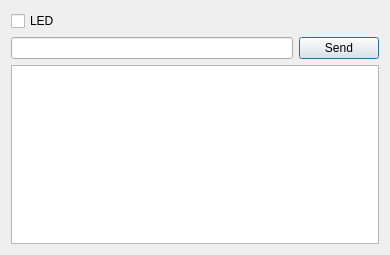
<?xml version="1.0" encoding="UTF-8"?>
<ui version="4.0">
 <class>dlgMain</class>
 <widget class="QDialog" name="dlgMain">
  <property name="geometry">
   <rect>
    <x>0</x>
    <y>0</y>
    <width>390</width>
    <height>255</height>
   </rect>
  </property>
  <property name="windowTitle">
   <string>Main GUI</string>
  </property>
  <layout class="QGridLayout" name="gridLayout">
   <item row="0" column="0">
    <widget class="QCheckBox" name="chkLED">
     <property name="text">
      <string>LED</string>
     </property>
    </widget>
   </item>
   <item row="1" column="0">
    <widget class="QLineEdit" name="edtCmd"/>
   </item>
   <item row="1" column="1">
    <widget class="QPushButton" name="butSend">
     <property name="text">
      <string>Send</string>
     </property>
    </widget>
   </item>
   <item row="2" column="0" colspan="2">
    <widget class="QTextEdit" name="txtLog"/>
   </item>
  </layout>
 </widget>
 <resources/>
 <connections/>
</ui>
